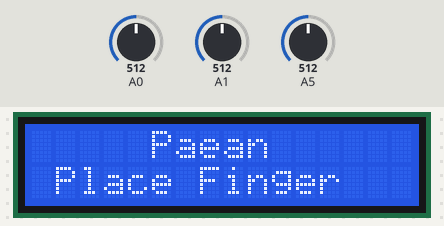
Bench run of a sketch on a simulated Arduino Uno, built with avr-gcc and run on an emulated ATmega328P. On the bench: 16×2 character LCD. The test bench sets the inputs (shaded band); at power-on: A0 = 512, A5 = 512, A1 = 512. What the sketch prints to the serial monitor is not drawn.

Above: at 1.1 s.
At 4.8 s:
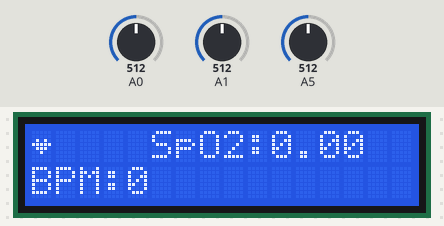
4.9 s: A0 set to 497
At 5.6 s:
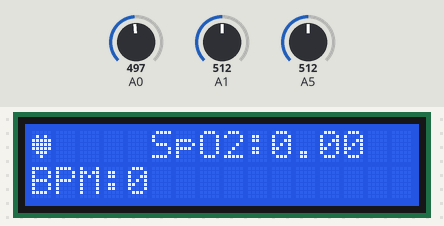
At 6.3 s:
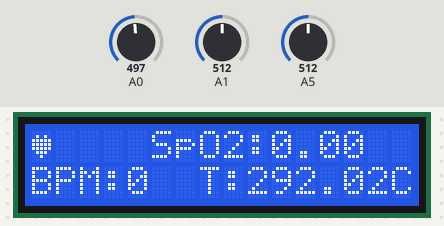
7.9 s: A5 set to 188
Timing chart, 0 to 8.2 s (numbered marks = the images above; inputs shaded):
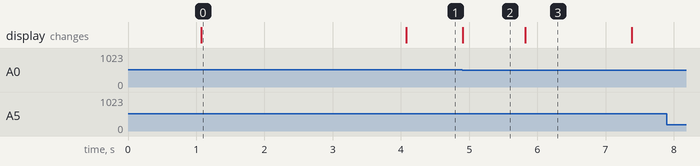

The sketch:

Paean.ino
```cpp
#include <LiquidCrystal.h>

#define alpha 0.2
#define alpha2 0.05

#define alphar 0.4
#define alphar2 0.002

#define nIR 200
#define nRed 50

int data[nIR];

int dataR[nRed];

byte bheart[8] = {
  0b00000,
  0b01010,
  0b11111,
  0b11111,
  0b11111,
  0b01110,
  0b00100,
  0b00000
};

byte sheart[8] = {
  0b00000,
  0b00000,
  0b01010,
  0b11111,
  0b01110,
  0b00100,
  0b00000,
  0b00000
};


const int rs = 9, en = 7, d4 = 6, d5 = 4, d6 = 3, d7 = 2;
LiquidCrystal lcd(rs, en, d4, d5, d6, d7);


float x, y, raw, sum = 0, avg = 0, braw = 0.0, max = 0, bpm = 0.0, lavg = 0.0, conf, lbpm, spraw=0.0, bpmavg;
int idx = 0, idxr=0;
int ct = 0;
long ls = 0, ps = 0, cs = 0;
boolean f=false;

float rmin=0,rmax=0, imin=0, imax=0, lspraw=0.0;

void setup()
{

  lcd.begin(16, 2);

  lcd.createChar(0, bheart);
  lcd.createChar(1, sheart);
  lcd.clear();
  delay(1000);

  lcd.print("     Paean");
  lcd.setCursor(1,1);
  lcd.print("Place Finger");

float diff=0.0;

int f=1;
String s="";
ps=millis();
int n=0,c=0;
float rawtemp=0, ltemp=0;

  pinMode(A0, INPUT_PULLUP);
  pinMode(A1, INPUT);
    pinMode(A5, INPUT);
  Serial.begin(38400);

  for(int i=0;i<nIR;i++)
  data[i]=0;
  for(int i=0;i<nRed;i++)
  dataR[i]=0;

  delay(3000);
  lcd.clear();

      lcd.setCursor(0, 1);
      lcd.print("BPM:");
      lcd.print((int)lavg);

      lcd.setCursor(5, 0);
      lcd.print("SpO2:");
      lcd.print(spraw/10);


  for(;;)
  {

   braw = calRawIR();
   rawtemp+=calRawTemp();


    if (braw > 2 && f)
    {
      spraw+=(((diff/rmin)/4.58)*92.26+8.05);
      rmax=calRawRed();

      ps = millis() - ls;
      ls = millis();
      f = 0;
      n++;

      bpmavg += bpm;
      bpm = (1000.0 / ps) * 60;

      lcd.setCursor(0, 0);
      lcd.write(byte(1));


    }


    else if (braw < -0.5)
    {
      f = 1;
      lcd.setCursor(0, 0);
      lcd.write(byte(0));
      rmin=calRawRed();
      diff=abs(rmin-rmax)*-1;
    }

   if(n==9)
   {
    lavg = bpmavg / 10;
    lcd.clear();


      lcd.setCursor(7, 1);
      lcd.print("T:");

      lcd.print(ltemp);
      lcd.print("C");

      lcd.setCursor(0, 1);
      lcd.print("BPM:");
      lcd.print((int)lavg);

      lcd.setCursor(5, 0);
      lcd.print("SpO2:");
      lcd.print(spraw/10);

      rawtemp=0;
      spraw=0;
      bpmavg=0;
    n=0;
   }

    if(c==1000)
    {
      c=0;
      lcd.setCursor(7, 1);
      lcd.print("T:");
      if(rawtemp/1000.00>32)
      ltemp=rawtemp/1000.00;

      lcd.print(ltemp);

      lcd.print("C");
      rawtemp=0;
    }
   c++;
   Serial.println(braw);
  }

}


void loop()
{

}

float calRawIR()
{
  raw = analogRead(A0);
  x  = alpha * raw + (1 - alpha) * x;
  y  = alpha2 * x + (1 - alpha2) * y;

  sum -= data[idx];
  data[idx] = raw;
  sum += raw;

  idx = (idx + 1) % nIR;

  avg = sum / nIR;

  return (y-avg);
}


float xr, yr, sumr = 0, avgr = 0, rawr;

float calRawRed()
{
  rawr = analogRead(A1);
  xr  = alphar * rawr + (1 - alphar) * xr;
  yr  = alphar2 * xr + (1 - alphar2) * yr;

  sumr -= dataR[idxr];
  dataR[idxr] = (xr-yr)*7;
  sumr += (xr-yr)*7;

  idxr = (idxr + 1) % nRed;

  avgr = sumr / nRed;

  return (y-avg)/3.0;
}

float temp=0.0;

float calRawTemp()
{

  float rawt = analogRead(A5);

  temp=0.1*rawt + 0.9*temp;

  float mv = (temp/870.0)*5002.0;
  float cel = mv/10;

  return cel;
}
```

Measured:
- the behaviour switches between 512 and 511 on A0 (found by bisection; images 1 and 2)
- after the input at 4.9 s, the display: changes at once (image 2)
- what the display in image 0 shows lasts 3.0 s, from 1.1 s to 4.1 s
- what the display in image 2 shows lasts 0.9 s, from 4.9 s to 5.8 s
- what the display in image 3 shows lasts 1.6 s, from 5.8 s to 7.4 s
